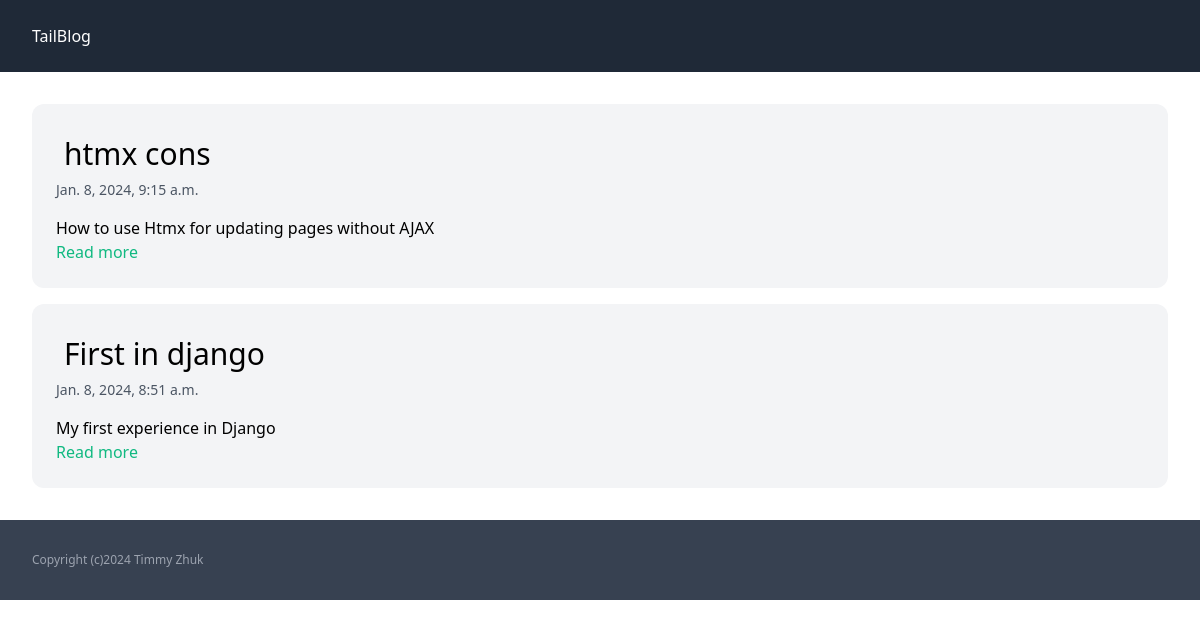
The page / on the database its author committed.
### post/models.py (models this page shows, shortened)
class Post(models.Model):
    category = models.ForeignKey(Category, related_name='posts', on_delete=models.CASCADE)
    title = models.CharField(max_length=255)
    slug = models.SlugField(max_length=255)
    intro = models.TextField()
    body = models.TextField()
    created_at = models.DateTimeField(auto_now_add=True)
    class Meta:
        ordering = ('-created_at', ) # show the newest blogs

### post/views.py (the view)
# urls.py: path('', frontpage, name='frontpage'),
def frontpage(request):
    posts = Post.objects.all()
    return render(request,'post/frontpage.html',{
        'posts':posts})

### post/templates/post/frontpage.html
{% extends 'post/base.html' %}
{% block content %}
<div class="space-y-4">
  {% for post in posts %}
  <article class="p-6 bg-gray-100 rounded-xl">
    <h2 class="p-2 text-3xl">{{post.title}}</h2>
    <span class="mb-4 block text-sm text-gray-600">{{post.created_at}}</span>
    <p>{{post.intro}}</p>
    <a href="{% url 'post_detail' post.slug %}" class="text-emerald-500"
      >Read more</a
    >
  </article>
  {% endfor %}
</div>
{% endblock %}

### rows shown on the page
Post: title "htmx cons", created_at "Jan. 8, 2024, 9:15 a.m.", intro "How to use Htmx for updating pages without AJAX"
Post: title "First in django", created_at "Jan. 8, 2024, 8:51 a.m.", intro "My first experience in Django"
